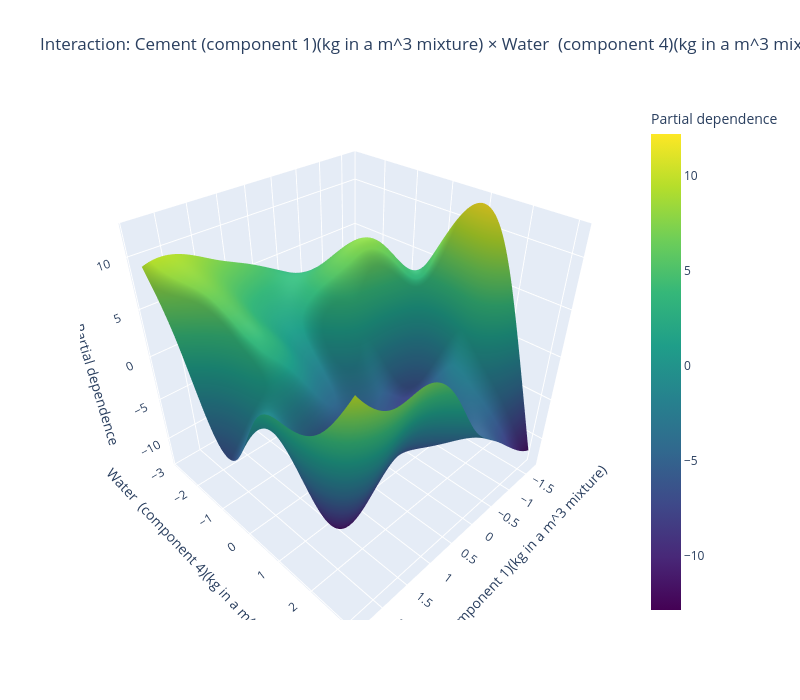

The notebook cell saved with this chart:
### Code cell
import plotly.graph_objects as go

fig = go.Figure(data=[go.Surface(
    x=XX_int[0], y=XX_int[1], z=Z,
    colorscale='Viridis',
    colorbar=dict(title="Partial dependence")
)])

fig.update_layout(
    title=f"Interaction: {feature_labels[0]} × {feature_labels[3]}",
    scene=dict(
        xaxis_title=feature_labels[0],
        yaxis_title=feature_labels[3],
        zaxis_title="Partial dependence"
    ),
    width=800, height=700
)

fig.show()

### Figure 1 — Plotly figure (JSON) as saved in the notebook; plotly's stock layout.template omitted (floating-point values rounded to 4 significant figures; data arrays with more than 128 entries replaced by an {"elided": "..."} marker saying what was removed)
{"data": [{"colorbar": {"title": {"text": "Partial dependence"}}, "colorscale": [[0, "#440154"], [0.1111, "#482878"], [0.2222, "#3e4989"], [0.3333, "#31688e"], [0.4444, "#26828e"], [0.5556, "#1f9e89"], [0.6667, "#35b779"], [0.7778, "#6ece58"], [0.8889, "#b5de2b"], [1, "#fde725"]], "type": "surface", "x": {"elided": "100x100 float values"}, "y": {"elided": "100x100 float values"}, "z": {"elided": "100x100 float values"}}], "layout": {"height": 700, "scene": {"xaxis": {"title": {"text": "Cement (component 1)(kg in a m^3 mixture)"}}, "yaxis": {"title": {"text": "Water  (component 4)(kg in a m^3 mixture)"}}, "zaxis": {"title": {"text": "Partial dependence"}}}, "title": {"text": "Interaction: Cement (component 1)(kg in a m^3 mixture) × Water  (component 4)(kg in a m^3 mixture)"}, "width": 800}}
